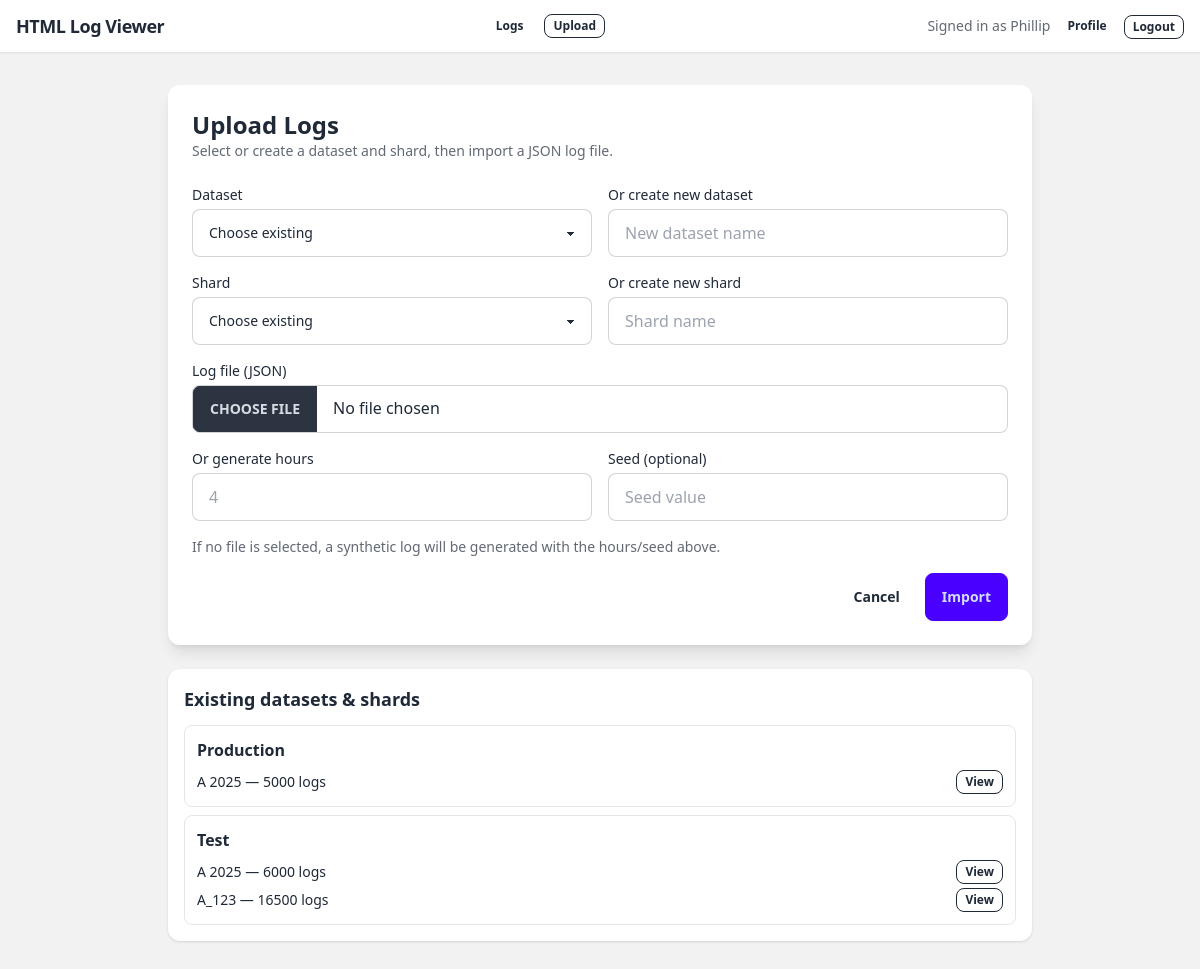
Screenshot of /upload (signed in) with the database file from the repository.
### tables this page shows
CREATE TABLE users (
            id INTEGER PRIMARY KEY AUTOINCREMENT,
            email TEXT NOT NULL UNIQUE,
            name TEXT,
            created_at TEXT NOT NULL,
            updated_at TEXT NOT NULL,
            last_seen TEXT
        );

CREATE TABLE datasets (
            id INTEGER PRIMARY KEY AUTOINCREMENT,
            name TEXT NOT NULL UNIQUE,
            created_at TEXT NOT NULL
        );

CREATE TABLE shards (
            id INTEGER PRIMARY KEY AUTOINCREMENT,
            dataset_id INTEGER NOT NULL,
            name TEXT NOT NULL,
            db_path TEXT NOT NULL,
            log_count INTEGER NOT NULL DEFAULT 0,
            created_at TEXT NOT NULL,
            UNIQUE(dataset_id, name),
            FOREIGN KEY (dataset_id) REFERENCES datasets (id)
        );

### app.py (the view, shortened to what this page needs)
@app.route("/upload", methods=["GET", "POST"])
def upload_logs():
    datasets = list_datasets()
    selected_dataset_id = request.form.get("dataset_id", type=int)
    shards_map = {d["id"]: get_shards_for_dataset(d["id"]) for d in datasets}
    return render_template(
        "upload.html",
        datasets=datasets,
        shards_map=shards_map,
        selected_dataset_id=selected_dataset_id,
    )

### app.py (called while the page is built)
def get_db() -> sqlite3.Connection:
    if "db" not in g:
        db_path = app.config["DATABASE"]
        db_dir = os.path.dirname(db_path)
        if db_dir:
            os.makedirs(db_dir, exist_ok=True)
        conn = sqlite3.connect(db_path)
        conn.row_factory = sqlite3.Row
        g.db = conn
    return g.db

def _row_to_user(row: sqlite3.Row) -> Dict[str, Any]:
    return {
        "id": row["id"],
        "email": row["email"],
        "name": row["name"],
        "created_at": row["created_at"],
        "updated_at": row["updated_at"],
        "last_seen": row["last_seen"],
    }

def list_datasets() -> list[Dict[str, Any]]:
    db = get_db()
    rows = db.execute("SELECT * FROM datasets ORDER BY name").fetchall()
    return [{"id": r["id"], "name": r["name"], "created_at": r["created_at"]} for r in rows]

def get_shards_for_dataset(dataset_id: int) -> list[Dict[str, Any]]:
    db = get_db()
    rows = db.execute(
        "SELECT * FROM shards WHERE dataset_id = ? ORDER BY name", (dataset_id,)
    ).fetchall()
    return [
        {
            "id": r["id"],
            "dataset_id": r["dataset_id"],
            "name": r["name"],
            "db_path": r["db_path"],
            "log_count": r["log_count"],
            "created_at": r["created_at"],
        }
        for r in rows
    ]

def get_user(user_id: int) -> Optional[Dict[str, Any]]:
    db = get_db()
    row = db.execute("SELECT * FROM users WHERE id = ?", (user_id,)).fetchone()
    return _row_to_user(row) if row else None

@app.teardown_appcontext
def teardown_db(error: Optional[BaseException] = None) -> None:
    close_db(error)

@app.context_processor
def inject_user() -> Dict[str, Any]:
    return {"current_user": getattr(g, "current_user", None)}

### templates/upload.html (shortened to what this page needs)
{% extends "base.html" %}
{% block content %}
  <div class="max-w-4xl mx-auto w-full px-4 py-8">
    <div class="bg-base-100 shadow-lg rounded-xl p-6 space-y-6">
      <div>
        <h1 class="text-2xl font-semibold">Upload Logs</h1>
        <p class="text-sm text-base-content/70">Select or create a dataset and shard, then import a JSON log file.</p>
      </div>
      <form method="post" enctype="multipart/form-data" class="space-y-4">
        <div class="grid md:grid-cols-2 gap-4">
          <label class="form-control">
            <span class="label-text mb-1">Dataset</span>
            <select name="dataset_id" id="dataset-select" class="select select-bordered">
              <option value="">Choose existing</option>
            </select>
          </label>
          <label class="form-control">
            <span class="label-text mb-1">Or create new dataset</span>
            <input name="dataset_name_new" class="input input-bordered" placeholder="New dataset name" />
          </label>
        </div>
        <div class="grid md:grid-cols-2 gap-4">
          <label class="form-control">
            <span class="label-text mb-1">Shard</span>
            <select name="shard_id" id="shard-select" class="select select-bordered">
              <option value="">Choose existing</option>
            </select>
          </label>
          <label class="form-control">
            <span class="label-text mb-1">Or create new shard</span>
            <input name="shard_name_new" class="input input-bordered" placeholder="Shard name" />
          </label>
        </div>
        <label class="form-control">
          <span class="label-text mb-1">Log file (JSON)</span>
          <input type="file" name="log_file" accept=".json,application/json" class="file-input file-input-bordered" />
        </label>
        <div class="grid md:grid-cols-2 gap-4">
          <label class="form-control">
            <span class="label-text mb-1">Or generate hours</span>
            <input type="number" step="0.25" min="0.25" max="48" name="hours" class="input input-bordered" placeholder="4" />
          </label>
          <label class="form-control">
            <span class="label-text mb-1">Seed (optional)</span>
            <input type="text" name="seed" class="input input-bordered" placeholder="Seed value" />
          </label>
        </div>
        <p class="text-sm text-base-content/70">If no file is selected, a synthetic log will be generated with the hours/seed above.</p>
        <div class="flex justify-end gap-2">
          <a class="btn btn-ghost" href="{{ url_for('index') }}">Cancel</a>
          <button type="submit" class="btn btn-primary">Import</button>
        </div>
      </form>
    </div>
    <div class="mt-6 bg-base-100 shadow rounded-xl p-4">
      <h2 class="text-lg font-semibold mb-3">Existing datasets & shards</h2>
      <div class="space-y-2">
        {% for dataset in datasets %}
          <div class="border border-base-300 rounded-lg p-3">
            <div class="font-semibold">{{ dataset.name }}</div>
            <ul class="mt-2 space-y-1 text-sm">
              {% for shard in shards_map.get(dataset.id, []) %}
                <li class="flex items-center justify-between">
                  <span>{{ shard.name }} — {{ shard.log_count }} logs</span>
                  <div class="flex gap-2">
                    <a class="btn btn-xs btn-outline" href="{{ url_for('index', shard=shard.id) }}">View</a>
                  </div>
                </li>
              {% else %}
                <li class="text-base-content/60">No shards yet.</li>
              {% endfor %}
            </ul>
          </div>
        {% else %}
          <div class="text-base-content/70">No datasets yet. Upload to create one.</div>
        {% endfor %}
      </div>
    </div>
  </div>
{% endblock %}

### templates/base.html (shortened to what this page needs)
<!doctype html>
<html lang="en" data-theme="light">
  <head>
    <script src="https://cdn.tailwindcss.com"></script>
    <link
      href="https://cdn.jsdelivr.net/npm/daisyui@4.12.10/dist/full.min.css"
      rel="stylesheet"
      type="text/css"
    />
    <link rel="stylesheet" href="{{ url_for('static', filename='styles.css') }}" />
  </head>
  <body class="bg-base-200 text-base-content min-h-screen flex flex-col h-screen">
    <div class="min-h-screen flex flex-col">
      <header class="bg-base-100 border-b border-base-300 shadow-sm">
        <div class="max-w-screen-2xl mx-auto flex items-center justify-between px-4 py-3 gap-4">
          <a href="{{ url_for('index') }}" class="font-semibold tracking-tight text-lg">
            HTML Log Viewer
          </a>
          <div class="flex items-center gap-3">
            <a class="btn btn-xs btn-ghost" href="{{ url_for('logs_index') }}">Logs</a>
            <a class="btn btn-xs btn-outline" href="{{ url_for('upload_logs') }}">Upload</a>
          </div>
          <div class="flex items-center gap-2">
            {% if current_user %}
              <span class="text-sm text-base-content/70">
                Signed in as {{ current_user.name or current_user.email }}
              </span>
              <a class="btn btn-xs btn-ghost" href="{{ url_for('profile') }}">Profile</a>
              <form method="post" action="{{ url_for('logout') }}">
                <button class="btn btn-xs btn-outline" type="submit">Logout</button>
              </form>
            {% else %}
              <a class="btn btn-xs btn-primary" href="{{ url_for('login') }}">Log in</a>
            {% endif %}
          </div>
        </div>
      </header>
      <main class="flex-1 w-full flex flex-col min-h-0">
        {% block content %}{% endblock %}
      </main>
    </div>
  </body>
</html>

### static/styles.css (style rules this page uses)
:root { --gutter: #e2e8f0; --gutter-hover: #94a3b8; --color-border: rgba(148, 163, 184, 0.2); --color-border-strong: rgba(148, 163, 184, 0.6); --color-bg-soft: rgba(248, 250, 252, 0.8); --color-bg-card: rgba(255, 255, 255, 0.7); --color-text-muted: rgba(100, 116, 139, 0.8); --color-text-muted-strong: rgba(71, 85, 105, 0.9); --color-ghost: rgba(226, 232, 240, 0.6); --color-ghost-strong: rgba(226, 232, 240, 0.8); --color-ghost-hover: rgba(148, 163, 184, 0.7); --color-ghost-line: rgba(14, 116, 144, 0.7); --color-highlight: rgba(56, 189, 248, 0.45); --color-highlight-start: rgba(56, 189, 248, 0.15); --color-highlight-mid: rgba(56, 189, 248, 0.08); --bookmark-color-1: rgba(59, 130, 246, 0.95); --bookmark-color-2: rgba(16, 185, 129, 0.95); --bookmark-color-3: rgba(245, 158, 11, 0.95); --bookmark-color-4: rgba(236, 72, 153, 0.95); --bookmark-color-5: rgba(139, 92, 246, 0.95); }

### rows the page displays
users: name "Phillip"
datasets: name "Production"
shards: name "A 2025", log_count "5000"
datasets: name "Test"
shards: name "A 2025", log_count "6000"
shards: name "A_123", log_count "16500"
